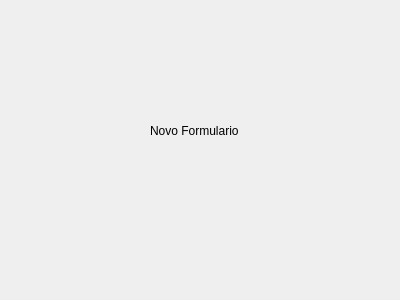
<?xml version="1.0" encoding="UTF-8"?>
<ui version="4.0">
 <class>F_Novo</class>
 <widget class="QDialog" name="F_Novo">
  <property name="geometry">
   <rect>
    <x>0</x>
    <y>0</y>
    <width>400</width>
    <height>300</height>
   </rect>
  </property>
  <property name="windowTitle">
   <string>Dialog</string>
  </property>
  <widget class="QLabel" name="label">
   <property name="geometry">
    <rect>
     <x>150</x>
     <y>110</y>
     <width>111</width>
     <height>41</height>
    </rect>
   </property>
   <property name="text">
    <string>Novo Formulario</string>
   </property>
  </widget>
 </widget>
 <resources/>
 <connections/>
</ui>
